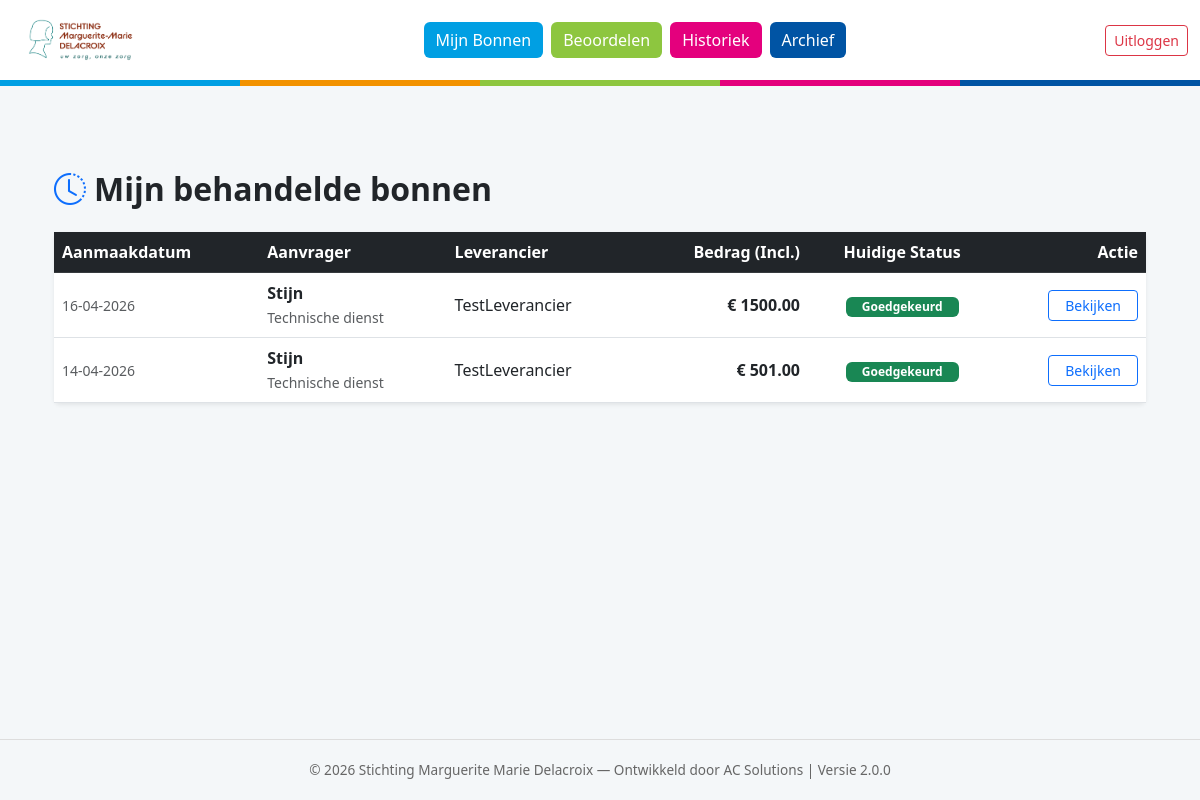
The page /my_approvals (signed in) on the database its author committed.
### models.py (models this page shows)
class Order(db.Model):
    id = db.Column(db.Integer, primary_key=True)
    order_number = db.Column(db.String(50), unique=True)
    created_at = db.Column(db.DateTime, default=datetime.utcnow)
    status = db.Column(db.String(30), default='Concept')
    reference = db.Column(db.String(200))
    total_amount = db.Column(db.Float, default=0.0)
    user_id = db.Column(db.Integer, db.ForeignKey('user.id'))
    supplier_id = db.Column(db.Integer, db.ForeignKey('supplier.id'))
    attachment_filename = db.Column(db.String(255))
    rejection_reason = db.Column(db.Text)
    notify_on_update = db.Column(db.Boolean, default=True)
    notification_type = db.Column(db.String(20), default='Final')
    bo_approval_code = db.Column(db.String(50))
    bo_approval_date = db.Column(db.DateTime)
    bo_name = db.Column(db.String(100))
    dir_approval_code = db.Column(db.String(50))
    dir_approval_date = db.Column(db.DateTime)
    dir_name = db.Column(db.String(100))
    supplier = db.relationship('Supplier', backref='orders', lazy=True)
    lines = db.relationship('OrderLine', backref='order', lazy=True)
    attachments = db.relationship('Attachment', backref='order', lazy=True)

class User(db.Model, UserMixin):
    id = db.Column(db.Integer, primary_key=True)
    username = db.Column(db.String(50), unique=True, nullable=False)
    email = db.Column(db.String(100), unique=True)
    password = db.Column(db.String(100), nullable=False)
    role = db.Column(db.String(20), nullable=False)
    department_id = db.Column(db.Integer, db.ForeignKey('department.id'))
    department_code = db.Column(db.String(5))
    is_active = db.Column(db.Boolean, default=True)
    min_attachment_limit = db.Column(db.Float, default=500.0)
    max_bo_limit = db.Column(db.Float, default=1000.0)
    auto_approve_limit = db.Column(db.Float, default=50.0)
    approver_id = db.Column(db.Integer, db.ForeignKey('user.id'))
    dark_mode = db.Column(db.Boolean, default=False)
    email_notification_freq = db.Column(db.String(20), default='Direct')
    digest_time = db.Column(db.String(5), default='08:00')
    orders = db.relationship('Order', backref='user', lazy=True)

class Department(db.Model):
    id = db.Column(db.Integer, primary_key=True)
    name = db.Column(db.String(100), nullable=False)
    code = db.Column(db.String(10), unique=True, nullable=False)
    director_id = db.Column(db.Integer, db.ForeignKey('user.id'))
    members = db.relationship('User', backref='department', lazy=True, foreign_keys='User.department_id')
    director = db.relationship('User', foreign_keys=[director_id])

class Supplier(db.Model):
    id = db.Column(db.Integer, primary_key=True)
    name = db.Column(db.String(100), unique=True, nullable=False)
    street = db.Column(db.String(100))
    house_number = db.Column(db.String(10))
    zip_code = db.Column(db.String(20))
    city = db.Column(db.String(100))
    country = db.Column(db.String(100), default="België")
    vat_number = db.Column(db.String(20))
    email = db.Column(db.String(120), nullable=True)

### app.py (the view)
@app.route('/my_approvals')
@login_required
def my_approvals():
    if current_user.role not in ['BO', 'Directie', 'Admin']: return redirect(url_for('dashboard'))
    orders = Order.query.filter((Order.bo_name == current_user.username) | (Order.dir_name == current_user.username)).order_by(Order.created_at.desc()).all()
    return render_template('approved_history.html', orders=orders)

### app.py (called while the page is built)
@login_manager.user_loader
def load_user(user_id):
    return User.query.get(int(user_id))

### templates/approved_history.html (shortened to what this page needs)
{% extends "base.html" %}
{% block content %}
<div class="container pb-5">
    <h2 class="fw-bold text-dark mb-4"><i class="bi bi-clock-history me-2 text-primary"></i>Mijn behandelde bonnen</h2>
    <div class="card shadow-sm border-0">
        <div class="card-body p-0">
            <div class="table-responsive">
                <table class="table table-hover align-middle mb-0">
                    <thead class="table-dark">
                        <tr>
                            <th>Aanmaakdatum</th>
                            <th>Aanvrager</th>
                            <th>Leverancier</th>
                            <th class="text-end">Bedrag (Incl.)</th>
                            <th class="text-center">Huidige Status</th>
                            <th class="text-end">Actie</th>
                        </tr>
                    </thead>
                    <tbody>
                        {% for o in orders %}
                        <tr>
                            <td class="small text-muted">{{ o.created_at.strftime('%d-%m-%Y') }}</td>
                            <td>
                                <strong>{{ o.user.username }}</strong><br>
                                <span class="text-muted small">{{ o.user.department.name if o.user.department else 'Geen afdeling' }}</span>
                            </td>
                            <td>{{ o.supplier.name }}</td>
                            <td class="text-end fw-bold">€ {{ "%.2f"|format(o.total_amount) }}</td>
                            <td class="text-center">
                                <span class="badge {% if o.status == 'Goedgekeurd' %}bg-success{% elif o.status == 'Afgewezen' %}bg-danger{% else %}bg-warning text-dark{% endif %} px-3">
                                    {{ o.status }}
                                </span>
                            </td>
                            <td class="text-end">
                                <a href="{{ url_for('order_detail', order_id=o.id) }}" class="btn btn-sm btn-outline-primary px-3">Bekijken</a>
                            </td>
                        </tr>
                        {% endfor %}
                    </tbody>
                </table>
            </div>
        </div>
    </div>
</div>
{% endblock %}

### static/style.css (style rules this page uses)
html, body { height: 100%; margin: 0; }
body { background-color: #f4f7f9; font-family: 'Segoe UI', Roboto, Helvetica, Arial, sans-serif; display: flex; flex-direction: column; min-height: 100vh; padding-top: 106px; }
.container { margin-top: 20px; }

### rows shown on the page
Order: created_at "16-04-2026", user.username "Stijn", user.department "Technische dienst", supplier.name "TestLeverancier", total_amount "1500.00", status "Goedgekeurd"
Order: created_at "14-04-2026", user.username "Stijn", user.department "Technische dienst", supplier.name "TestLeverancier", total_amount "501.00", status "Goedgekeurd"
